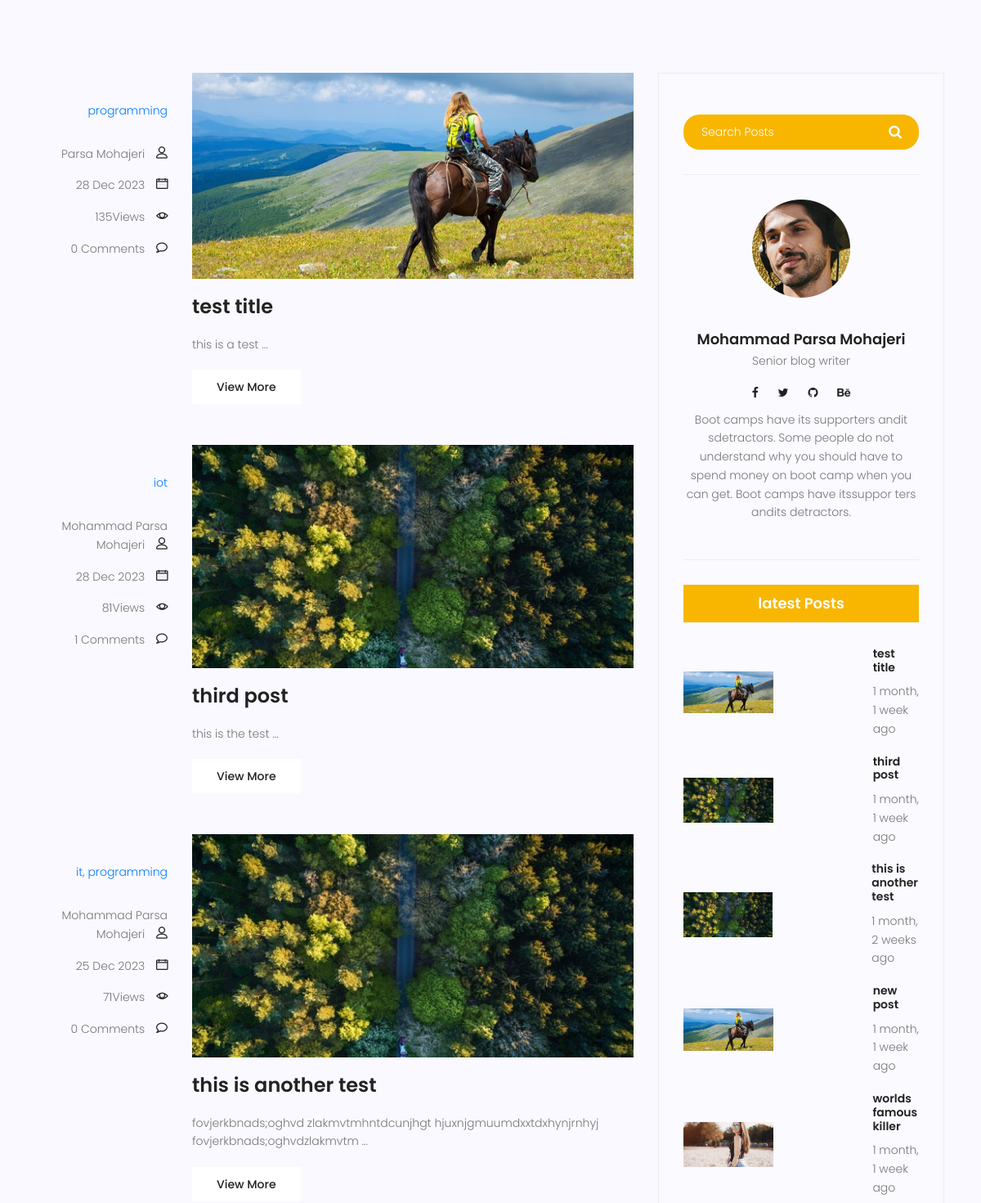
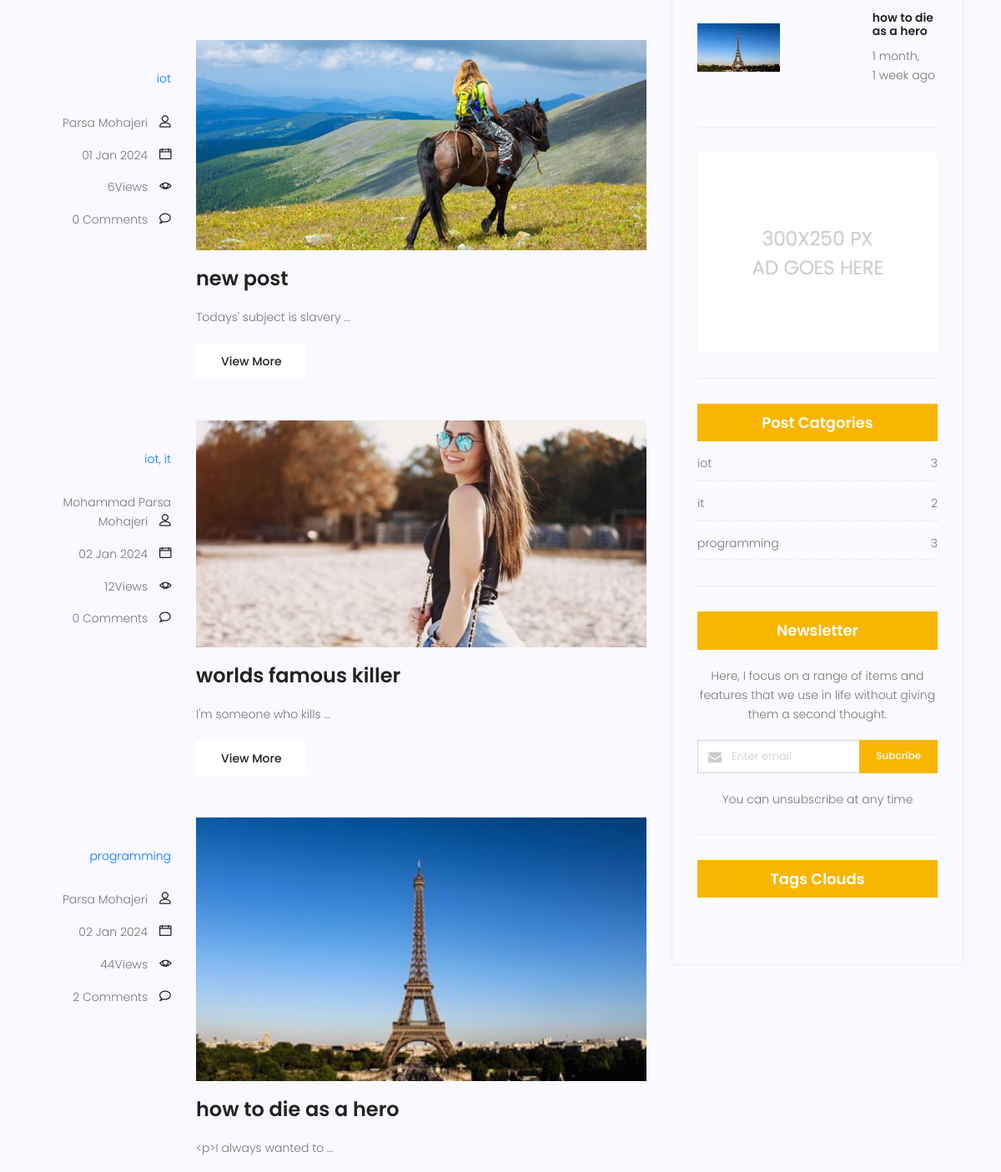
Page /blog/search/ (middle part) on the earlier database version (2 pictures, top to bottom).
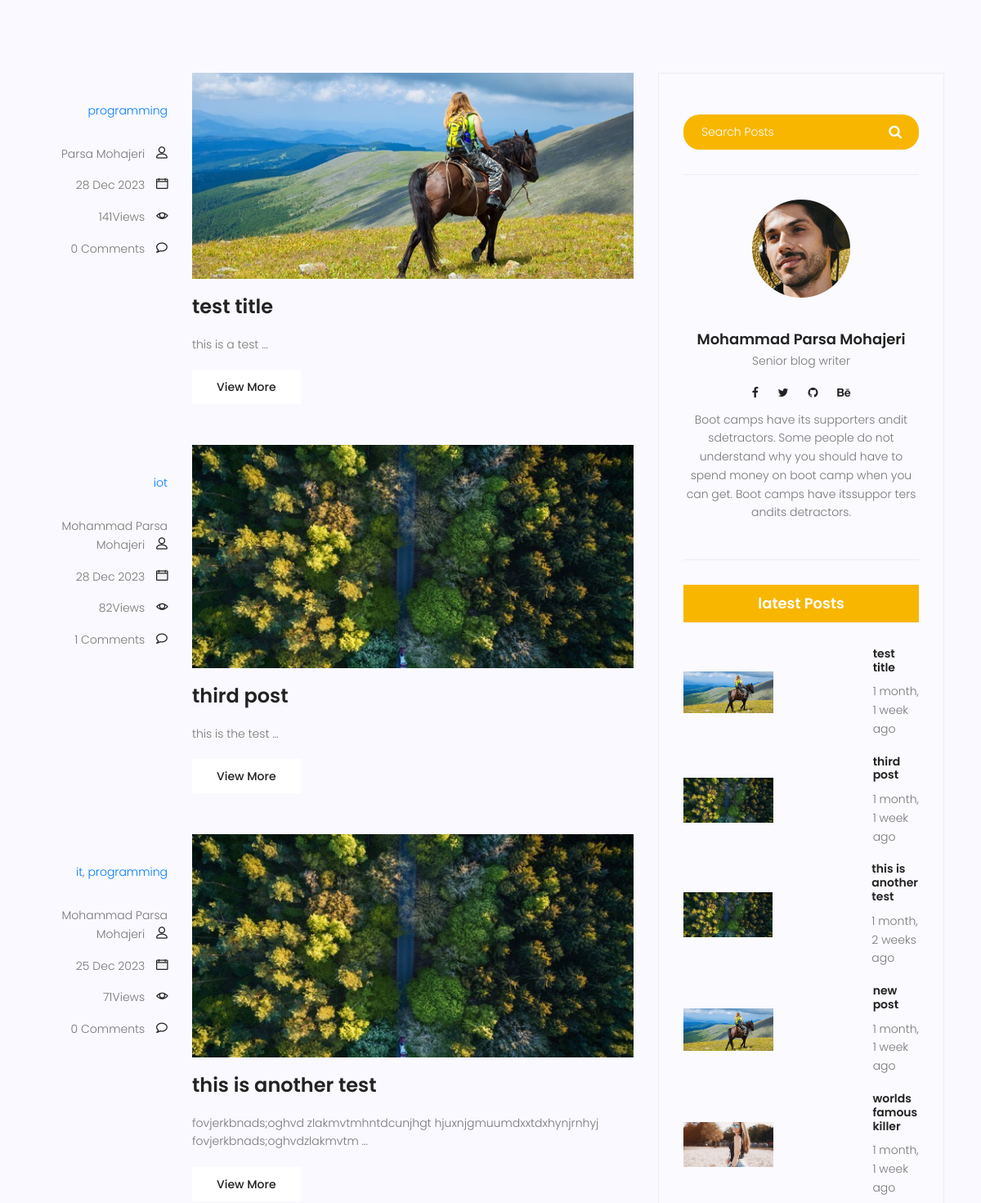
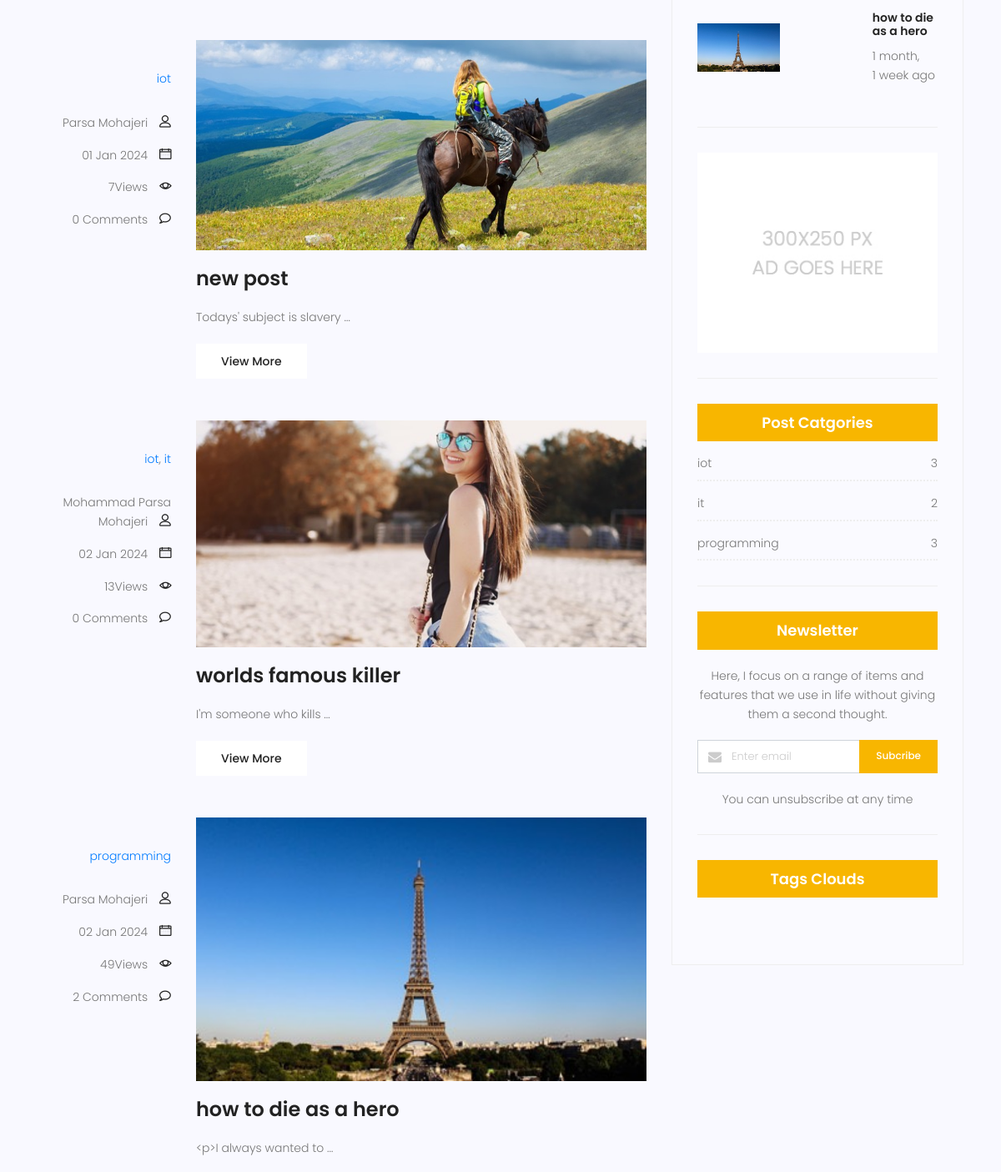
Same page on the later database version (2 pictures, top to bottom).
### blog/models.py (models this page shows, shortened)
class Category(models.Model):
    name=models.CharField(max_length=255)
    def __str__(self):
        return self.name

class Post (models.Model):
    image=models.ImageField(upload_to='blog/',default='blog/defalt.jpg')
    author=models.ForeignKey(User,on_delete=models.SET_NULL,null=True)
    title=models.CharField(max_length=255)
    content=models.TextField()
    tags = TaggableManager()
    category=models.ManyToManyField(Category)
    counted_views=models.IntegerField(default=0)
    status=models.BooleanField(default=False)
    login_require=models.BooleanField(default=False)
    published_date=models.DateTimeField(null=True)
    created_date=models.DateTimeField(auto_now_add=True)
    updated_date=models.DateTimeField(auto_now=True)
    class Meta:
        ordering=('created_date',)

### blog/views.py (the view)
# urls.py: path('search/',blog_search,name='search'),
def blog_search(request):
    posts=Post.objects.filter(status=1,published_date__lte=timezone.now())
    if request.method=='GET':
        if s:=request.GET.get('s'):
            posts=posts.filter(content__contains=s)
    context={'posts':posts}
    return render(request,'blog/blog-home.html',context)

### blog/templatetags/blog_tags.py (called while the page is built)
@register.simple_tag(name='comments_count')
def commnets_count(pid):
    return Comment.objects.filter(post=pid,approved=True).count()

@register.inclusion_tag('blog/blog-post-categories.html')
def postcategories():
    posts=Post.objects.filter(status=1)
    categories=Category.objects.all()
    cat_dict={}
    for name in categories:
        cat_dict[name]=posts.filter(category=name).count()
    return {'categories':cat_dict}

### templates/blog/blog-home.html (shortened to what this page needs)
{% extends 'base.html' %}
{% load static %}
{% load blog_tags %}
{% block content %}
			<section class="top-category-widget-area pt-90 pb-90 ">
			</section>
			<section class="post-content-area">
				<div class="container">
					<div class="row">
						<div class="col-lg-8 posts-list">
							{% for post in posts %}
							<div class="single-post row">
								<div class="col-lg-3  col-md-3 meta-details">
									<ul class="tags">
										{% for cat in post.category.all %}
											<a href="{% url 'blog:category' cat_name=cat.name %}"> {{cat.name}}</a>{% if not forloop.last %},{% endif %}
										{% endfor %}
									</ul>
									<div class="user-details row">
										<p class="user-name col-lg-12 col-md-12 col-6"><a href="{% url 'blog:author' author_username=post.author.username %}">{{post.author.get_full_name}}</a> <span class="lnr lnr-user"></span></p>
										<p class="date col-lg-12 col-md-12 col-6"><a href="#">{{post.published_date|date:"d M Y"}}</a> <span class="lnr lnr-calendar-full"></span></p>
										<p class="view col-lg-12 col-md-12 col-6"><a href="#">{{post.counted_views}}Views</a> <span class="lnr lnr-eye"></span></p>
										<p class="comments col-lg-12 col-md-12 col-6"><a href="#">{% comments_count post.id %} Comments</a> <span class="lnr lnr-bubble"></span></p>
									</div>
								</div>
								<div class="col-lg-9 col-md-9 ">
									<div class="feature-img">
										<img class="img-fluid" src="{{post.image.url}}" alt="">
									</div>
									<a class="posts-title" href="{% url 'blog:single' pid=post.id %}"><h3>{{post.title}}</h3></a>
									<p class="excert">
										{{post.content|truncatewords:4}}
									</p>
									<a href="{% url 'blog:single' pid=post.id %}" class="primary-btn">View More</a>
								</div>
							</div>
							{% endfor %}
						</div>
						<div class="col-lg-4 sidebar-widgets">
							<div class="widget-wrap">
								{% include 'blog/blog-search.html' %}
								{% include 'blog/blog-writer.html' %}
								{% include 'blog/blog-popular-posts.html' %}
								{% include 'blog/blog-ads.html' %}
								{% postcategories %}
								{% include 'blog/blog-newsletter.html' %}
								{% include 'blog/blog-tags.html' %}
							</div>
						</div>
					</div>
				</div>
			</section>
			{% endblock %}

### templates/base.html (shortened to what this page needs)
{% load static %}
{% load blog_tags %}
<!DOCTYPE html>
<html lang="zxx" class="no-js">
<head>
    <link rel="stylesheet" href="{% static 'css/linearicons.css' %}">
    <link rel="stylesheet" href="{% static 'css/font-awesome.min.css' %}">
    <link rel="stylesheet" href="{% static 'css/bootstrap.css' %}">
    <link rel="stylesheet" href="{% static 'css/magnific-popup.css' %}">
    <link rel="stylesheet" href="{% static 'css/jquery-ui.css' %}">
    <link rel="stylesheet" href="{% static 'css/nice-select.css' %}">
    <link rel="stylesheet" href="{% static 'css/animate.min.css' %}">
    <link rel="stylesheet" href="{% static 'css/owl.carousel.css' %}">
    <link rel="stylesheet" href="{% static 'css/main.css' %}">
</head>
<body>
    {% block content %}
    {% endblock %}
</body>
</html>

### templates/blog/blog-search.html
<div class="single-sidebar-widget search-widget">
    <form class="search-form" action="{% url 'blog:search' %}" method="get">
        <input placeholder="Search Posts" name="s" type="text" onfocus="this.placeholder = ''" onblur="this.placeholder = 'Search Posts'" >
        <button type="submit"><i class="fa fa-search"></i></button>
    </form>
</div>

### templates/blog/blog-writer.html
{% load static %}
<div class="single-sidebar-widget user-info-widget">
    <img src="{% static 'img/blog/user-info.png' %}" alt="">
    <a href="#"><h4>Mohammad Parsa Mohajeri</h4></a>
    <p>
        Senior blog writer
    </p>
    <ul class="social-links">
        <li><a href="#"><i class="fa fa-facebook"></i></a></li>
        <li><a href="#"><i class="fa fa-twitter"></i></a></li>
        <li><a href="#"><i class="fa fa-github"></i></a></li>
        <li><a href="#"><i class="fa fa-behance"></i></a></li>
    </ul>
    <p>
        Boot camps have its supporters andit sdetractors. Some people do not understand why you should have to spend money on boot camp when you can get. Boot camps have itssuppor ters andits detractors.
    </p>
</div>

### templates/blog/blog-popular-posts.html
{% load humanize %}
{% load static %}
<div class="single-sidebar-widget popular-post-widget">
    <h4 class="popular-title">latest Posts</h4>
    <div class="popular-post-list">
        {% for post in posts %}
        <div class="single-post-list d-flex flex-row align-items-center">
            <div class="thumb">
                <img class="img-fluid" src="{{post.image.url}}" alt="">
            </div>
            <div class="details">
                <a href="{% url 'blog:single' pid=post.id %}"><h6>{{post.title}}</h6></a>
                <p>{{post.published_date|naturaltime}}</p>
            </div>
        </div>
        {% endfor %}
    </div>
</div>

### templates/blog/blog-ads.html
{% load static %}
<div class="single-sidebar-widget ads-widget">
    <a href="#"><img class="img-fluid" src="{% static 'img/blog/ads-banner.jpg' %}" alt=""></a>
</div>

### templates/blog/blog-post-categories.html
<div class="single-sidebar-widget post-category-widget">
    <h4 class="category-title">Post Catgories</h4>
    <ul class="cat-list">
        {% for name,count in categories.items %}
        <li>
            <a href="{% url 'blog:category' cat_name=name %}" class="d-flex justify-content-between">
                <p>{{name}}</p>
                <p>{{count}}</p>
            </a>
        </li>
        {% endfor %}
    </ul>
</div>

### templates/blog/blog-newsletter.html
<div class="single-sidebar-widget newsletter-widget">
    <h4 class="newsletter-title">Newsletter</h4>
    <p>
        Here, I focus on a range of items and features that we use in life without
        giving them a second thought.
    </p>
    <div class="form-group d-flex flex-row">
       <div class="col-autos">
          <div class="input-group">
            <div class="input-group-prepend">
              <div class="input-group-text"><i class="fa fa-envelope" aria-hidden="true"></i>
            </div>
            </div>
            <input type="text" class="form-control" id="inlineFormInputGroup" placeholder="Enter email" onfocus="this.placeholder = ''" onblur="this.placeholder = 'Enter email'" >
          </div>
        </div>
        <a href="#" class="bbtns">Subcribe</a>
    </div>
    <p class="text-bottom">
        You can unsubscribe at any time
    </p>
</div>

### templates/blog/blog-tags.html (shortened to what this page needs)
<div class="single-sidebar-widget tag-cloud-widget">
    <h4 class="tagcloud-title">Tags Clouds</h4>
</div>

Differences in the rows shown:
changed Post "test title": counted_views "135" → "141"
changed Post "third post": counted_views "81" → "82"
changed Post "new post": counted_views "6" → "7"
changed Post "worlds famous killer": counted_views "12" → "13"
changed Post "how to die as a hero": counted_views "44" → "49"
